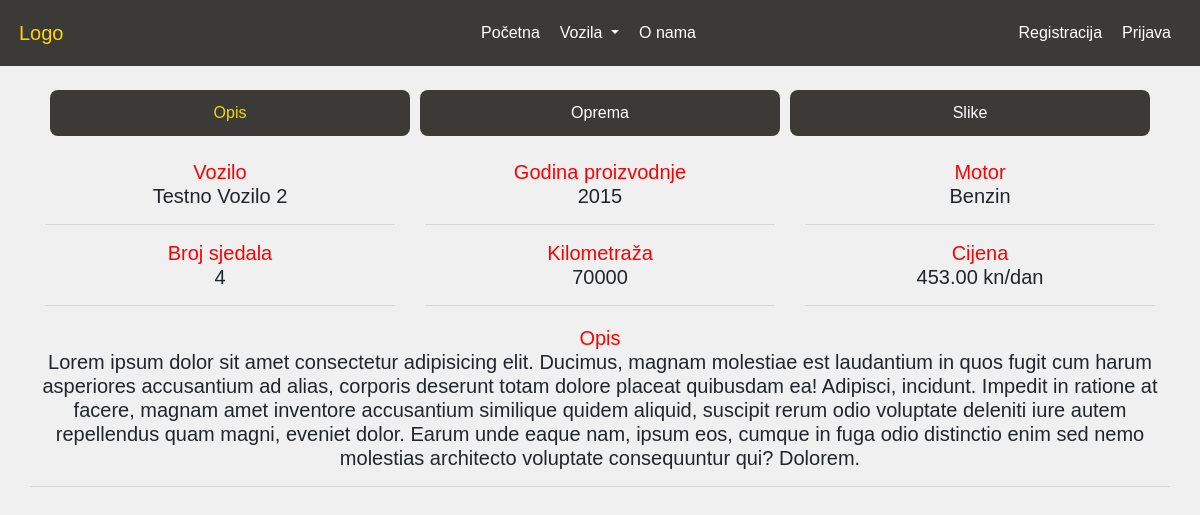
/iznajmljivanjeVozila/pregledVozila.php?id=139, run on the app's committed database.
### tables this page shows
CREATE TABLE `vozila` (
  `id` int(11) NOT NULL AUTO_INCREMENT,
  `markaId` int(11) NOT NULL,
  `model` varchar(50) NOT NULL,
  `opis` text,
  `cijenaPoDanu` decimal(11,2) NOT NULL,
  `godinaProizvodnje` int(11) NOT NULL,
  `prijedeniKilometri` int(11) NOT NULL,
  `motor` varchar(50) NOT NULL,
  `brojSjedala` int(2) NOT NULL,
  `klimaUredaj` tinyint(1) DEFAULT '0',
  `usb` tinyint(1) DEFAULT '0',
  `radio` tinyint(1) DEFAULT '0',
  `navigacija` tinyint(1) DEFAULT '0',
  `vrijemeDodavanja` timestamp NOT NULL DEFAULT CURRENT_TIMESTAMP,
  PRIMARY KEY (`id`),
  KEY `markaId` (`markaId`)
);

CREATE TABLE `marke` (
  `id` int(11) NOT NULL AUTO_INCREMENT,
  `marka` varchar(50) NOT NULL,
  `vrijemeDodavanja` timestamp NOT NULL DEFAULT CURRENT_TIMESTAMP,
  PRIMARY KEY (`id`),
  UNIQUE KEY `marka` (`marka`)
);

### iznajmljivanjeVozila/includes/baza.php (called while the page is built, shortened)
<?php
class Baza {
    private function konekcija()
    {
        $conn = new mysqli(SERVER, USERNAME, PASSWORD, DBNAME);
        $conn->set_charset('utf8');
        return $conn;
    }
    function dohvatiVoziloPoID($id)
    {
        $conn = $this->konekcija();
        $stmt = $conn->prepare("SELECT vozila.id, markaId, marka, model, opis, cijenaPoDanu, godinaProizvodnje, prijedeniKilometri, motor, brojSjedala, klimaUredaj, usb, radio, navigacija, vozila.vrijemeDodavanja FROM vozila JOIN marke ON vozila.markaId=marke.id WHERE vozila.id=?;");
        $stmt->bind_param("i", $id);
        $stmt->execute();
        $result = $stmt->get_result();
        if($result->num_rows > 0){
            $pronadenoVozilo = $result->fetch_assoc();
        } else {
            $pronadenoVozilo = null;
        }
        return $pronadenoVozilo;
    }
}
?>

### iznajmljivanjeVozila/pregledVozila.php (the view, shortened to what this page needs)
<?php
include("includes/header.php");
?>
<div class="container">
<?php
include("includes/baza.php");
$baza = new Baza();
if(isset($_GET["id"]))
{
    $id = $_GET["id"];
    $vozilo = $baza->dohvatiVoziloPoID($id);
}
else {
    echo "<div class='text-center alert alert-secondary mt-4'><h4>Traženo vozilo nije dostupno.</h4><h5>Povratak na <a href='dostupnaVozila.php'>dostupna vozila</a>.</h5></div>";
    exit;
}
?>
<ul class="nav nav-pills nav-justified detaljno mt-4">
    <li class="nav-item">
        <a class="nav-link active" data-toggle="pill" href="#opis">Opis</a>
    </li>
    <li class="nav-item">
        <a class="nav-link" data-toggle="pill" href="#oprema">Oprema</a>
    </li>
    <li class="nav-item">
        <a class="nav-link" data-toggle="pill" href="#slike">Slike</a>
    </li>
</ul>
<div class="tab-content">
    <div id="opis" class="tab-pane active">
        <div class="row mt-4 red1">
            <div class="col-xs-12 col-sm-6 col-md-4 text-center">
                <h5 class="mb-0 crveno">Vozilo</h5>
                <h5><?php echo $vozilo["marka"] . " " . $vozilo["model"]; ?></h5>
                <hr>
            </div>
            <div class="col-xs-12 col-sm-6 col-md-4 text-center">
                <h5 class="mb-0 crveno">Godina proizvodnje</h5>
                <h5><?php echo $vozilo["godinaProizvodnje"]; ?></h5>
                <hr>
            </div>
            <div class="col-xs-12 col-sm-6 col-md-4 text-center">
                <h5 class="mb-0 crveno">Motor</h5>
                <h5 class="text-capitalize"><?php echo $vozilo["motor"]; ?></h5>
                <hr>
            </div>
            <div class="col-xs-12 col-sm-6 col-md-4 text-center">
                <h5 class="mb-0 crveno">Broj sjedala</h5>
                <h5><?php echo $vozilo["brojSjedala"]; ?></h5>
                <hr>
            </div>
            <div class="col-xs-12 col-sm-6 col-md-4 text-center">
                <h5 class="mb-0 crveno">Kilometraža</h5>
                <h5><?php echo $vozilo["prijedeniKilometri"]; ?></h5>
                <hr>
            </div>
            <div class="col-xs-12 col-sm-6 col-md-4 text-center">
                <h5 class="mb-0 crveno">Cijena</h5>
                <h5><?php echo $vozilo["cijenaPoDanu"] . " kn/dan"; ?></h5>
                <hr>
            </div>
        </div>
        <div class="row mt-1 text-center red2">
            <div class="col-xs-12">
                <h5 class="mb-0" style="color:red;">Opis</h5>
                <h5><?php echo $vozilo["opis"]; ?></h5>
                <hr>
            </div>
        </div>
    </div>
</div>
</div>
<?php include("includes/footer.php"); ?>

### iznajmljivanjeVozila/css/style.css (style rules this page uses)
* { box-sizing: border-box; }
body { font-family: Arial, Helvetica, sans-serif; background: #F0F0F0; }
.detaljno.nav-pills li a { transition: all 0.4s ease 0s; }
.detaljno.nav-pills li a.active { background-color: #3b3a36 !important; color: #ffd500 !important; }
.detaljno.nav-pills li a { padding:0.7rem; margin:0 5px; font-size: 1rem; background-color: #3b3a36 !important; color: white !important; border-radius:0.5rem; }
.crveno { color:red; }

### data on the page
vozila: marke.marka "Testno Vozilo", model "2", godinaProizvodnje "2015", motor "Benzin", brojSjedala "4", prijedeniKilometri "70000", cijenaPoDanu "453.00", opis "Lorem ipsum dolor sit amet consectetur adipisicing elit. Ducimus, magnam molestiae est laudantium in quos fugit cum harum asperiores accusantium ad alias, corporis deserunt totam dolore placeat quibusdam ea! Adipisci, incidunt. Impedit in ratione at facere, magnam amet inventore accusantium similique quidem aliquid, suscipit rerum odio voluptate deleniti iure autem repellendus quam magni, eveniet dolor. Earum unde eaque nam, ipsum eos, cumque in fuga odio distinctio enim sed nemo molestias architecto voluptate consequuntur qui? Dolorem."
